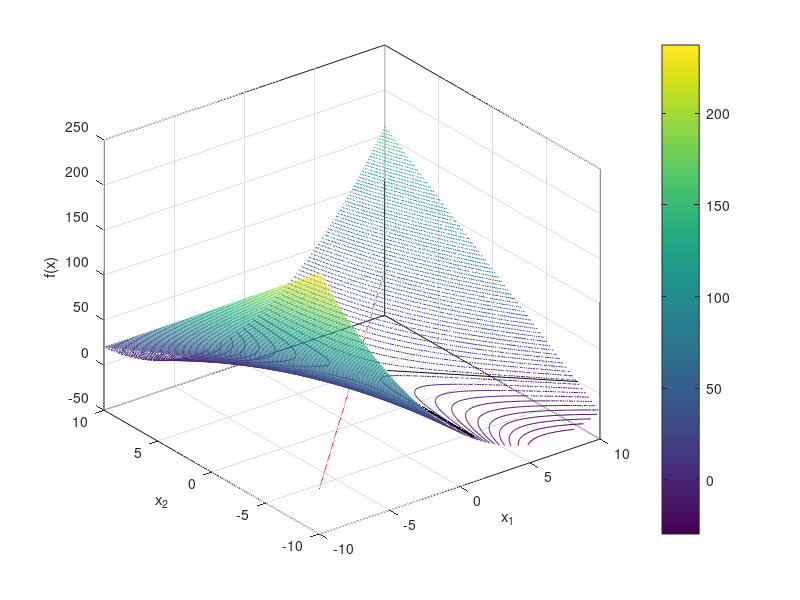

This chart was generated by the following MATLAB code:
clc
clear
close all

x1 = -10:0.1:10;
x2 = -10:0.1:10;
[x11, x22] = meshgrid(x1, x2);

zz = x11.^2-3.*x11-x22+x11.*x22;
contour3(x11, x22, zz, 100);
xlabel('x_1')
ylabel('x_2')
zlabel('f(x)')
hold on
plot3(1, 1, 1^2-3*1-1+1*1, 'rs');
colorbar;
plot(ones(length(x1)), x2,'k')
plot(x1,2-x1,'k')
plot(x1,x1,'r')
xlim([-10,10])
ylim([-10,10])
